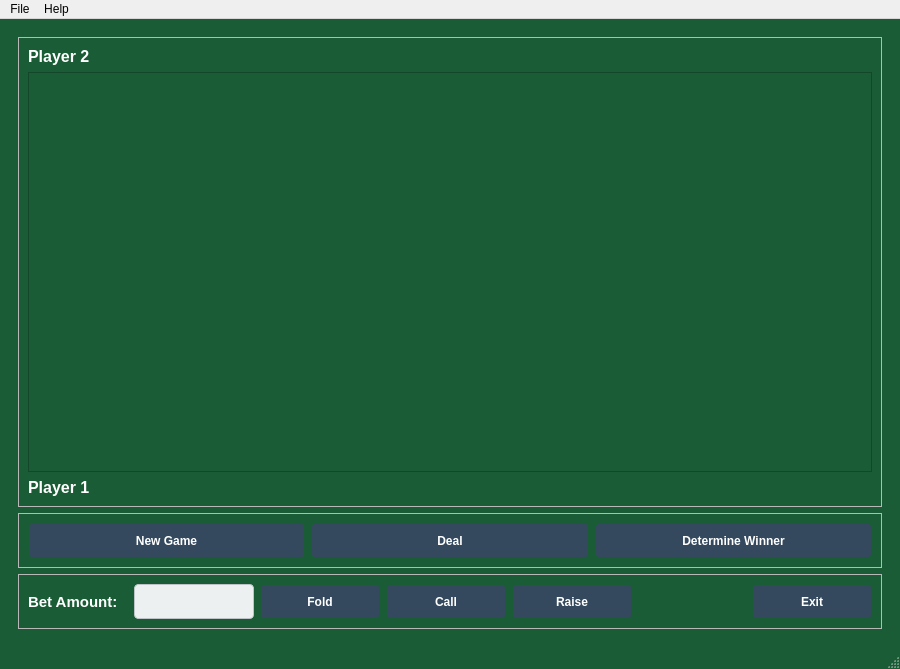
<?xml version="1.0" encoding="UTF-8"?>
<ui version="4.0">
 <class>MainWindow</class>
 <widget class="QMainWindow" name="MainWindow">
  <property name="geometry">
   <rect>
    <x>0</x>
    <y>0</y>
    <width>900</width>
    <height>650</height>
   </rect>
  </property>
  <property name="windowTitle">
   <string>Texas Hold'em Poker</string>
  </property>
  <property name="styleSheet">
   <string>
QMainWindow {
  background-color: #1a5c35;
}

/* Basic button style */
QPushButton {
  color: white;
  border-radius: 4px;
  padding: 6px;
  font-weight: bold;
  background-color: #34495e;
  border: 2px solid transparent;
}

/* Hover state: Increase brightness and add border */
QPushButton:hover {
  background-color: #3d5a73; /* a brighter blue-gray */
  border: 2px solid #ecf0f1;
}

/* Pressed state: Darken further and maintain border */
QPushButton:pressed {
  background-color: #2a3d4f; /* a darker tone */
  border: 2px solid #ecf0f1;
}

/* Checked/Active state: Use a distinct color with a visible border */
QPushButton:checked, QPushButton:checked:hover {
  background-color: #2980b9;
  border: 2px solid #ecf0f1;
}

/* Focus state: Emphasize with a contrasting border */
QPushButton:focus {
  border: 2px solid #f1c40f;
}

QLabel {
  color: white;
  font-weight: bold;
}

QLineEdit {
    color: #2c3e50; /* or another darker color */
    padding: 4px;
    border-radius: 4px;
    border: 1px solid #bdc3c7;
    background-color: #ecf0f1;
}
   </string>
  </property>
  <widget class="QWidget" name="centralwidget">
   <layout class="QVBoxLayout" name="verticalLayout">
    <item>
     <widget class="QStackedWidget" name="stackedWidget">
      <property name="currentIndex">
       <number>1</number>
      </property>
      <!-- Landing Page -->
      <widget class="QWidget" name="landingPage">
       <layout class="QVBoxLayout" name="landingPageLayout">
        <item>
         <spacer name="topSpacer">
          <property name="orientation">
           <enum>Qt::Vertical</enum>
          </property>
          <property name="sizeHint" stdset="0">
           <size>
            <width>20</width>
            <height>40</height>
           </size>
          </property>
         </spacer>
        </item>
        <item alignment="Qt::AlignHCenter">
         <widget class="QLabel" name="titleLabel">
          <property name="font">
           <font>
            <pointsize>24</pointsize>
            <bold>true</bold>
           </font>
          </property>
          <property name="text">
           <string>Texas Hold'em Poker</string>
          </property>
          <property name="alignment">
           <set>Qt::AlignmentFlag::AlignCenter</set>
          </property>
         </widget>
        </item>
        <item>
         <spacer name="middleSpacer">
          <property name="orientation">
           <enum>Qt::Vertical</enum>
          </property>
          <property name="sizeHint" stdset="0">
           <size>
            <width>20</width>
            <height>40</height>
           </size>
          </property>
         </spacer>
        </item>
        <item alignment="Qt::AlignHCenter">
         <widget class="QPushButton" name="startNewGameButton">
          <property name="minimumSize">
           <size>
            <width>200</width>
            <height>40</height>
           </size>
          </property>
          <property name="text">
           <string>Start New Game</string>
          </property>
         </widget>
        </item>
        <item>
         <spacer name="bottomSpacer">
          <property name="orientation">
           <enum>Qt::Vertical</enum>
          </property>
          <property name="sizeHint" stdset="0">
           <size>
            <width>20</width>
            <height>40</height>
           </size>
          </property>
         </spacer>
        </item>
       </layout>
      </widget>

      <!-- Game Page -->
      <widget class="QWidget" name="gamePage">
       <layout class="QVBoxLayout" name="gamePageLayout">
        <item>
         <widget class="QFrame" name="gameFrame">
          <property name="frameShape">
           <enum>QFrame::StyledPanel</enum>
          </property>
          <property name="frameShadow">
           <enum>QFrame::Raised</enum>
          </property>
          <layout class="QVBoxLayout" name="gameFrameLayout">
           <item>
            <widget class="QLabel" name="player2Label">
             <property name="font">
              <font>
               <pointsize>12</pointsize>
               <bold>true</bold>
              </font>
             </property>
             <property name="text">
              <string>Player 2</string>
             </property>
            </widget>
           </item>
           <item>
            <widget class="QGraphicsView" name="graphicsView">
             <property name="minimumSize">
              <size>
               <width>0</width>
               <height>400</height>
              </size>
             </property>
             <property name="styleSheet">
              <string>background-color: #1a5c35;</string>
             </property>
            </widget>
           </item>
           <item>
            <widget class="QLabel" name="player1Label">
             <property name="font">
              <font>
               <pointsize>12</pointsize>
               <bold>true</bold>
              </font>
             </property>
             <property name="text">
              <string>Player 1</string>
             </property>
            </widget>
           </item>
          </layout>
         </widget>
        </item>

        <!-- Game Controls -->
        <item>
         <widget class="QFrame" name="controlsFrame">
          <property name="frameShape">
           <enum>QFrame::StyledPanel</enum>
          </property>
          <property name="frameShadow">
           <enum>QFrame::Raised</enum>
          </property>
          <layout class="QHBoxLayout" name="controlsLayout">
           <item>
            <widget class="QPushButton" name="newGameButton">
             <property name="minimumSize">
              <size>
               <width>120</width>
               <height>35</height>
              </size>
             </property>
             <property name="text">
              <string>New Game</string>
             </property>
            </widget>
           </item>
           <item>
            <widget class="QPushButton" name="dealButton">
             <property name="minimumSize">
              <size>
               <width>120</width>
               <height>35</height>
              </size>
             </property>
             <property name="text">
              <string>Deal</string>
             </property>
            </widget>
           </item>
           <item>
            <widget class="QPushButton" name="determineWinnerButton">
             <property name="minimumSize">
              <size>
               <width>150</width>
               <height>35</height>
              </size>
             </property>
             <property name="text">
              <string>Determine Winner</string>
             </property>
            </widget>
           </item>
          </layout>
         </widget>
        </item>

        <!-- Bet Controls -->
        <item>
         <widget class="QFrame" name="betFrame">
          <property name="frameShape">
           <enum>QFrame::StyledPanel</enum>
          </property>
          <property name="frameShadow">
           <enum>QFrame::Raised</enum>
          </property>
          <layout class="QHBoxLayout" name="betLayout">
           <item>
            <widget class="QLabel" name="betLabel">
             <property name="minimumSize">
              <size>
               <width>100</width>
               <height>0</height>
              </size>
             </property>
             <property name="font">
              <font>
               <pointsize>11</pointsize>
              </font>
             </property>
             <property name="text">
              <string>Bet Amount:</string>
             </property>
            </widget>
           </item>
           <item>
            <widget class="QLineEdit" name="betLineEdit">
             <property name="minimumSize">
              <size>
               <width>120</width>
               <height>35</height>
              </size>
             </property>
             <property name="maximumSize">
              <size>
               <width>150</width>
               <height>16777215</height>
              </size>
             </property>
            </widget>
           </item>
           <item>
            <widget class="QPushButton" name="foldButton">
             <property name="minimumSize">
              <size>
               <width>120</width>
               <height>35</height>
              </size>
             </property>
             <property name="text">
              <string>Fold</string>
             </property>
            </widget>
             </item>
              <item>
            <widget class="QPushButton" name="callButton">
             <property name="minimumSize">
              <size>
               <width>120</width>
               <height>35</height>
              </size>
             </property>
             <property name="text">
              <string>Call</string>
             </property>
            </widget>
             </item>
              <item>
            <widget class="QPushButton" name="placeBetButton">
             <property name="minimumSize">
              <size>
               <width>120</width>
               <height>35</height>
              </size>
             </property>
             <property name="text">
              <string>Raise</string>
             </property>
            </widget>
           </item>
           <item>
            <spacer name="horizontalSpacer">
             <property name="orientation">
              <enum>Qt::Horizontal</enum>
             </property>
             <property name="sizeHint" stdset="0">
              <size>
               <width>40</width>
               <height>20</height>
              </size>
             </property>
            </spacer>
           </item>
           <item>
            <widget class="QPushButton" name="exitButton">
             <property name="minimumSize">
              <size>
               <width>120</width>
               <height>35</height>
              </size>
             </property>
             <property name="text">
              <string>Exit</string>
             </property>
            </widget>
           </item>
          </layout>
         </widget>
        </item>
       </layout>
      </widget>
     </widget>
    </item>
   </layout>
  </widget>
  <widget class="QMenuBar" name="menubar">
   <property name="geometry">
    <rect>
     <x>0</x>
     <y>0</y>
     <width>900</width>
     <height>30</height>
    </rect>
   </property>
   <widget class="QMenu" name="menuFile">
    <property name="title">
     <string>File</string>
    </property>
    <addaction name="actionNew_Game"/>
    <addaction name="separator"/>
    <addaction name="actionExit"/>
   </widget>
   <widget class="QMenu" name="menuHelp">
    <property name="title">
     <string>Help</string>
    </property>
    <addaction name="actionRules"/>
    <addaction name="actionAbout"/>
   </widget>
   <addaction name="menuFile"/>
   <addaction name="menuHelp"/>
  </widget>
  <widget class="QStatusBar" name="statusbar"/>
  <action name="actionNew_Game">
   <property name="text">
    <string>New Game</string>
   </property>
   <property name="shortcut">
    <string>Ctrl+N</string>
   </property>
  </action>
  <action name="actionExit">
   <property name="text">
    <string>Exit</string>
   </property>
   <property name="shortcut">
    <string>Ctrl+Q</string>
   </property>
  </action>
  <action name="actionRules">
   <property name="text">
    <string>Rules</string>
   </property>
  </action>
  <action name="actionAbout">
   <property name="text">
    <string>About</string>
   </property>
  </action>
 </widget>
 <resources/>
 <connections/>
</ui>
